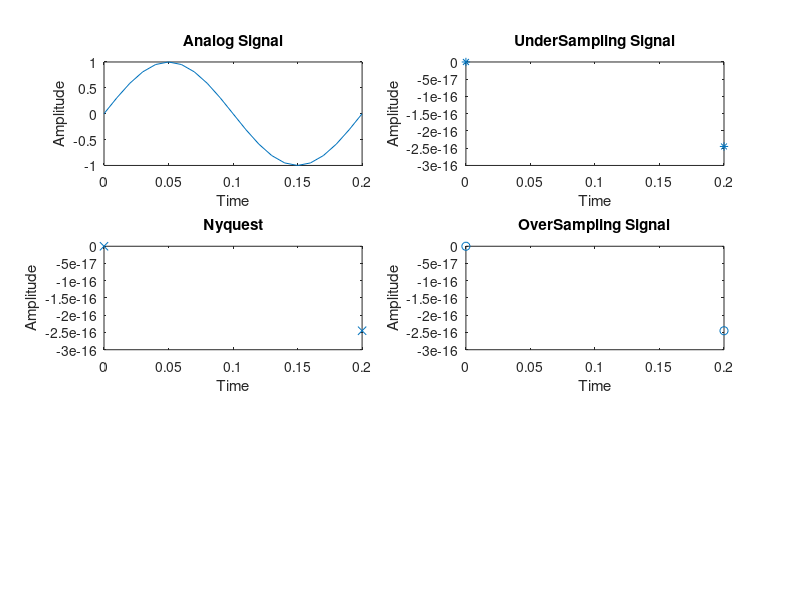

Source code (MATLAB):
  %%Experiment _1 varification of Sampling Theorem

clc;
close all;
clear all;

t=0:0.01:0.2;

f=input('Enter analog Signal Frequency=');
fu=input('Enter the frequncy fu<=2f is=');
fn=input('Enter the frequncy fn>=2f is =');
fo=input('Enter the frequncy fo>>2f is=');

%% Generation Signal
A= sin(2*pi*f*t);
subplot(3,2,1);
plot(t,A);
xlabel('Time');ylabel('Amplitude');
title('Analog Signal');

  %% Under Sampling
  tu=0: (1/fu):0.2;
  u=sin(2*pi*f*tu); 
  subplot(3,2,2);
  plot(tu,u,'*');
  xlabel('Time');ylabel('Amplitude');
  title('UnderSampling Signal');
  
  % Nyquest Condition
  tn=0: (1/fn):0.2;
  n=sin(2*pi*f*tn);
  subplot(3,2,3); 
  plot(tn,n,'x');
  xlabel('Time');ylabel('Amplitude');
  title('Nyquest');
  
  %% Over Sampling
  
  to=0: (1/fo):0.2;
  u=sin(2*pi*f*to); 
  subplot(3,2,4);
  plot (to, u,'o');
  xlabel('Time');ylabel('Amplitude');
  title('OverSampling Signal');
  